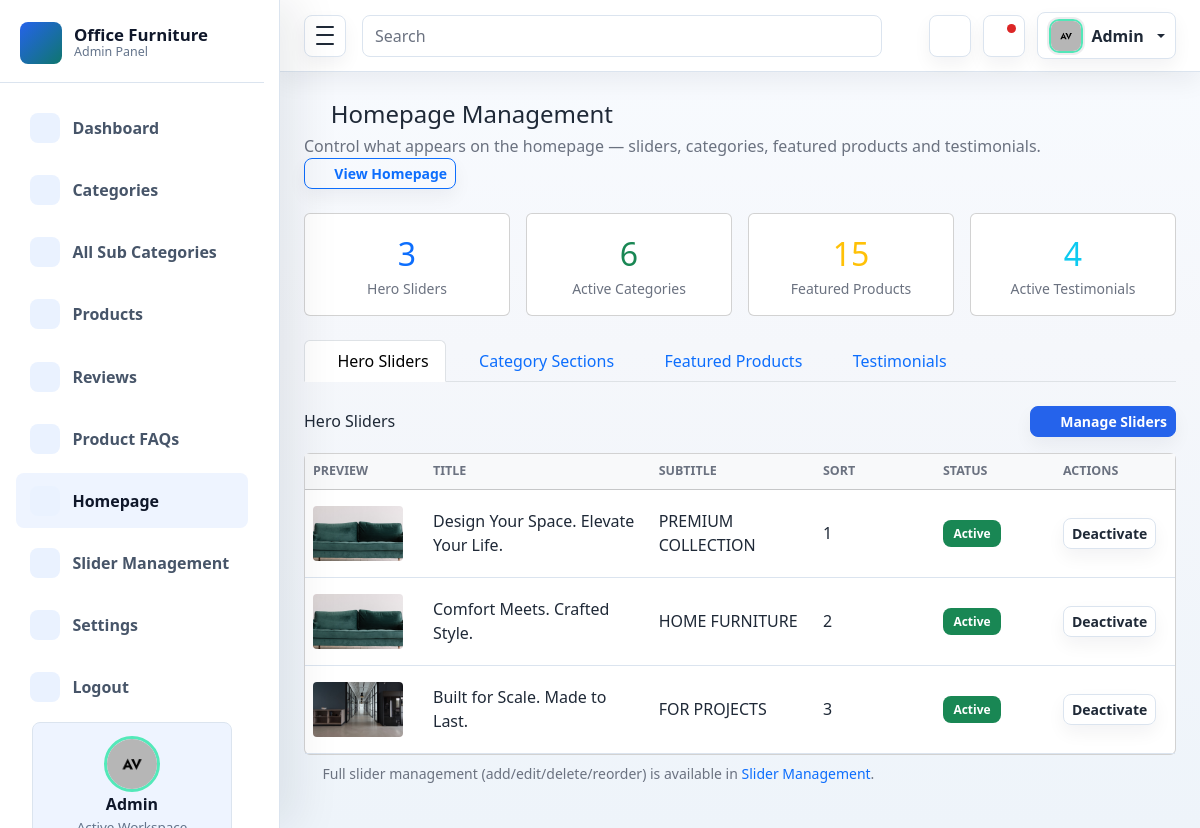
The app's page /admin_panel/homepage.php (signed in) with its own data.
### tables this page shows
CREATE TABLE `sliders` (
  `id` bigint(20) UNSIGNED NOT NULL,
  `title` varchar(255) NOT NULL,
  `subtitle` varchar(255) DEFAULT NULL,
  `description` text DEFAULT NULL,
  `image` varchar(255) NOT NULL,
  `sort_order` int(11) DEFAULT 0,
  `status` tinyint(1) DEFAULT 1,
  `created_at` timestamp NOT NULL DEFAULT current_timestamp(),
  `updated_at` timestamp NOT NULL DEFAULT current_timestamp() ON UPDATE current_timestamp()
);

### admin_panel/config/helpers.php (called while the page is built, shortened)
<?php
function csrf_token(): string
{
    return $_SESSION['csrf_token'];
}

### admin_panel/homepage.php (the view, shortened to what this page needs)
<?php
require __DIR__ . '/includes/db_conn.php';
require __DIR__ . '/config/helpers.php';
$sliders = $pdo->query(
    "SELECT id, title, subtitle, image, sort_order, status FROM sliders ORDER BY sort_order ASC, id ASC"
)->fetchAll();
$categories = $pdo->query(
    "SELECT id, category_name, slug, status,
            (SELECT COUNT(*) FROM products p WHERE p.category_id=c.id AND p.product_status='Active') as product_count
       FROM categories c ORDER BY id ASC"
)->fetchAll();
$totalSliders      = count($sliders);
$activeCategories  = count(array_filter($categories, fn($c) => $c['status'] === 'Active'));
$totalFeatured     = $pdo->query("SELECT COUNT(*) FROM products WHERE is_featured=1 AND product_status='Active'")->fetchColumn();
$activeTestimonials= $pdo->query("SELECT COUNT(*) FROM testimonials WHERE status=1")->fetchColumn();
include './layouts/header.php';
?>
<main class="dashboard-content">
  <div class="container-fluid px-3 px-lg-4 py-4">
    <div class="d-flex flex-wrap justify-content-between align-items-center mb-4">
      <div>
        <h4 class="mb-1"><i class="bi bi-house-door me-2"></i>Homepage Management</h4>
        <p class="text-muted mb-0">Control what appears on the homepage — sliders, categories, featured products and testimonials.</p>
      </div>
      <a href="../index.php" target="_blank" class="btn btn-outline-primary btn-sm">
        <i class="bi bi-eye me-1"></i>View Homepage
      </a>
    </div>
    <div class="row g-3 mb-4">
      <div class="col-6 col-md-3">
        <div class="card text-center p-3 h-100">
          <div style="font-size:2rem;color:var(--bs-primary);"><?= $totalSliders ?></div>
          <div class="text-muted small">Hero Sliders</div>
        </div>
      </div>
      <div class="col-6 col-md-3">
        <div class="card text-center p-3 h-100">
          <div style="font-size:2rem;color:var(--bs-success);"><?= $activeCategories ?></div>
          <div class="text-muted small">Active Categories</div>
        </div>
      </div>
      <div class="col-6 col-md-3">
        <div class="card text-center p-3 h-100">
          <div style="font-size:2rem;color:var(--bs-warning);"><?= $totalFeatured ?></div>
          <div class="text-muted small">Featured Products</div>
        </div>
      </div>
      <div class="col-6 col-md-3">
        <div class="card text-center p-3 h-100">
          <div style="font-size:2rem;color:var(--bs-info);"><?= $activeTestimonials ?></div>
          <div class="text-muted small">Active Testimonials</div>
        </div>
      </div>
    </div>
    <ul class="nav nav-tabs mb-4" id="hpTabs">
      <li class="nav-item"><button class="nav-link active" data-bs-toggle="tab" data-bs-target="#tabSliders">
        <i class="bi bi-images me-1"></i>Hero Sliders
      </button></li>
      <li class="nav-item"><button class="nav-link" data-bs-toggle="tab" data-bs-target="#tabCategories">
        <i class="bi bi-grid me-1"></i>Category Sections
      </button></li>
      <li class="nav-item"><button class="nav-link" data-bs-toggle="tab" data-bs-target="#tabFeatured">
        <i class="bi bi-star me-1"></i>Featured Products
      </button></li>
      <li class="nav-item"><button class="nav-link" data-bs-toggle="tab" data-bs-target="#tabTestimonials">
        <i class="bi bi-chat-quote me-1"></i>Testimonials
      </button></li>
    </ul>
    <div class="tab-content">
      <div class="tab-pane fade show active" id="tabSliders">
        <div class="d-flex justify-content-between align-items-center mb-3">
          <h6 class="mb-0">Hero Sliders</h6>
          <a href="slider_management.php" class="btn btn-primary btn-sm">
            <i class="bi bi-pencil me-1"></i>Manage Sliders
          </a>
        </div>
        <div class="card">
          <div class="table-responsive">
            <table class="table table-hover align-middle mb-0">
              <thead class="table-light">
                <tr>
                  <th>Preview</th>
                  <th>Title</th>
                  <th>Subtitle</th>
                  <th>Sort</th>
                  <th>Status</th>
                  <th>Actions</th>
                </tr>
              </thead>
              <tbody>
                <?php foreach ($sliders as $sl): ?>
                  <tr>
                    <td>
                      <?php $slImg = !empty($sl['image']) ? '../' . ltrim($sl['image'],'/') : ''; ?>
                      <?php if ($slImg): ?>
                        <img src="<?= htmlspecialchars($slImg) ?>" alt="" style="width:90px;height:55px;object-fit:cover;border-radius:4px;">
                      <?php else: ?>
                        <span class="text-muted small">No image</span>
                      <?php endif; ?>
                    </td>
                    <td><?= htmlspecialchars($sl['title']) ?></td>
                    <td><?= htmlspecialchars($sl['subtitle'] ?? '') ?></td>
                    <td><?= (int)$sl['sort_order'] ?></td>
                    <td>
                      <span class="badge <?= $sl['status'] ? 'bg-success' : 'bg-secondary' ?>">
                        <?= $sl['status'] ? 'Active' : 'Inactive' ?>
                      </span>
                    </td>
                    <td>
                      <a href="slider_management.php?action=toggle&id=<?= (int)$sl['id'] ?>&csrf_token=<?= csrf_token() ?>"
                         class="btn btn-sm <?= $sl['status'] ? 'btn-outline-secondary' : 'btn-outline-success' ?>">
                        <?= $sl['status'] ? 'Deactivate' : 'Activate' ?>
                      </a>
                    </td>
                  </tr>
                <?php endforeach; ?>
              </tbody>
            </table>
          </div>
        </div>
        <p class="text-muted small mt-2">
          <i class="bi bi-info-circle me-1"></i>
          Full slider management (add/edit/delete/reorder) is available in
          <a href="slider_management.php">Slider Management</a>.
        </p>
      </div>
    </div>
  </div>
</main>
<?php include './layouts/footer.php'; ?>

### admin_panel/assets/css/style.css (style rules this page uses)
:root { --sidebar-width: 280px; --sidebar-mini-width: 84px; --admin-bg: #f5f7fb; --admin-surface: #ffffff; --admin-surface-soft: #f8fafc; --admin-border: #dbe4ef; --admin-text: #1f2937; --admin-muted: #6b7280; --admin-primary: #2563eb; --admin-primary-dark: #1d4ed8; --admin-success: #0f766e; --admin-warning: #d97706; --admin-danger: #dc2626; --admin-sidebar: #111827; --admin-sidebar-soft: #1f2937; --admin-shadow-sm: 0 10px 24px rgba(15, 23, 42, 0.06); --admin-shadow: 0 18px 46px rgba(15, 23, 42, 0.09); --admin-shadow-lg: 0 26px 70px rgba(15, 23, 42, 0.12); --admin-ring: 0 0 0 4px rgba(37, 99, 235, 0.12); }
* { box-sizing: border-box; }
html { min-height: 100%; }
body { min-height: 100vh; margin: 0; background: linear-gradient(180deg, #f8fbff 0%, var(--admin-bg) 42%, #eef4fa 100%); color: var(--admin-text); font-family: "Segoe UI", Arial, sans-serif; }
a { text-decoration: none; }
.dashboard-content { min-height: calc(100vh - 132px); }
.dashboard-content>.container-fluid { padding-top: 1.75rem !important; padding-bottom: 1.75rem !important; }
.btn { border-radius: 8px; font-weight: 700; box-shadow: 0 8px 18px rgba(15, 23, 42, 0.05); transition: border-color 0.16s ease, background 0.16s ease, box-shadow 0.16s ease, transform 0.16s ease; }
.btn-primary { border-color: var(--admin-primary); background: var(--admin-primary); }
.table { --bs-table-bg: transparent; }
.table thead th { color: var(--admin-muted); font-size: 0.78rem; text-transform: uppercase; white-space: nowrap; }
.table tbody td { min-width: 120px; padding-top: 1rem; padding-bottom: 1rem; }
.table tbody tr { transition: background 0.16s ease; }
.badge { border-radius: 8px; padding: 0.45rem 0.65rem; }
.btn { display: inline-flex; align-items: center; justify-content: center; gap: 0.4rem; }
.btn-outline-secondary { border-color: var(--admin-border); color: var(--admin-text); }
.text-muted { color: var(--admin-muted) !important; }
html[data-theme="light"] { color-scheme: light; }
body, .admin-navbar, .admin-sidebar, .admin-main, .metric-card, .panel, .auth-card, .error-card, .dropdown-menu, .modal-content, .form-control, .form-select { transition: background-color 0.18s ease, border-color 0.18s ease, color 0.18s ease, box-shadow 0.18s ease; }
.table { --bs-table-color: var(--admin-text); --bs-table-border-color: var(--admin-border); color: var(--admin-text); }
html:not([data-theme="dark"]) { --admin-sidebar: #ffffff; --admin-sidebar-soft: #eef4ff; --admin-sidebar-border: #dbe4ef; --admin-sidebar-text: #475569; --admin-sidebar-text-strong: #0f172a; --admin-sidebar-muted: #64748b; --admin-sidebar-icon-bg: #eaf2ff; --admin-sidebar-icon: #2563eb; --admin-sidebar-shadow: 18px 0 42px rgba(15, 23, 42, 0.08); }
.table td { vertical-align: middle; }

### records on screen
sliders: image (picture), title "Design Your Space. Elevate Your Life.", subtitle "PREMIUM COLLECTION", sort_order "1", status "Active"
sliders: image (picture), title "Comfort Meets. Crafted Style.", subtitle "HOME FURNITURE", sort_order "2", status "Active"
sliders: image (picture), title "Built for Scale. Made to Last.", subtitle "FOR PROJECTS", sort_order "3", status "Active"

### other values on screen
$totalSliders "3"
$activeCategories "6"
$totalFeatured "15"
$activeTestimonials "4"
